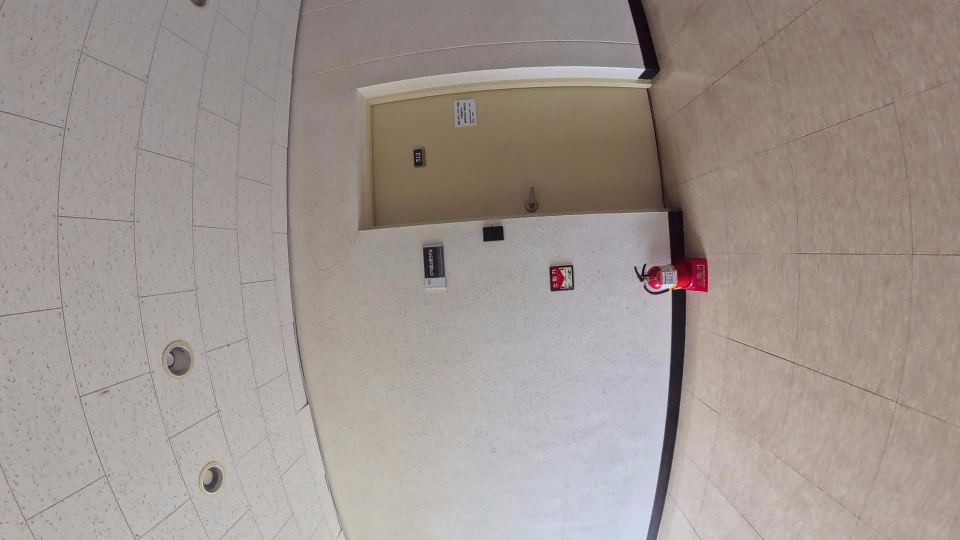
#> input picture calibration/ELP-USB16MP01-BL180-2048x1536/frames_3/frame_0012.jpg, 1920 x 1080 px (shown at 1/2 size)
$ python cameraCalib_ver1.2.py   (older library calls are emulated)
#> lines starting #> are read from the running program, lines starting #| are printed output that depends on the picture
import numpy as np
import cv2
import glob
import matplotlib.pyplot as plt
import pickle
import os

K = [[607.50474652, 0.0, 957.4755321 ],
     [0.0, 607.8220804 , 541.39410119],
     [0.0, 0.0, 1.0]]
D = [-1.76193729e-01, 2.98670897e-02, -4.91100242e-04, 8.09710773e-05, -2.10814274e-03]
img_path = "frames/frame_0008.jpg"

# [84 lines left out: function calibrate_camera_from_chessboard, not called in this run]

# 왜곡 보정 이미지 출력

def undistort_one_image(img_path, K, D, save_path=None, alpha=0.0, scale=1.0):
    """
    단일 이미지 왜곡 보정 후 저장/반환

    Parameters
    ----------
    img_path : str
        입력 이미지 경로
    K : (3,3) or list
        카메라 내부행렬
    D : (5,) or (1,5) or list
        왜곡계수 (k1,k2,p1,p2,k3) - 일반 모델
    save_path : str or None
        저장할 경로 (None이면 'undist_' 접두어로 원본 폴더에 저장)
    alpha : float [0~1]
        0: 크롭(검은 영역 최소) / 1: 전체 시야 유지(검은 영역 많아짐)
    scale : float
        출력 이미지 리사이즈 스케일(1.0=원본)

    Returns
    -------
    undist : np.ndarray
        보정된 이미지 (BGR)
    out_path : str
        저장된 파일 경로
    """
#> called with img_path = 'frames_3/frame_0012.jpg', save_path = 'frames_3/undist/frame_0012.jpg', alpha = 0, scale = 1
    img = cv2.imread(img_path, cv2.IMREAD_COLOR)
#> img is the input picture: shape (1080, 1920, 3); mean B, G, R 144.1, 149.1, 158.7
    if img is None:
        raise FileNotFoundError(img_path)
    h, w = img.shape[:2]
#> h = 1080; w = 1920

    K = np.asarray(K, dtype=np.float64).reshape(3,3)
    D = np.asarray(D, dtype=np.float64).reshape(-1)

    # 새 카메라 행렬 계산 (크롭/시야 보존 정도를 alpha로 제어)
    newK, roi = cv2.getOptimalNewCameraMatrix(K, D, (w, h), alpha, (w, h))
#> roi = (0, 0, 1919, 1079)

    # 맵 생성 후 리맵
    map1, map2 = cv2.initUndistortRectifyMap(
        K, D, R=None, newCameraMatrix=newK,
        size=(w, h), m1type=cv2.CV_16SC2
    )
    undist = cv2.remap(img, map1, map2, interpolation=cv2.INTER_LINEAR)
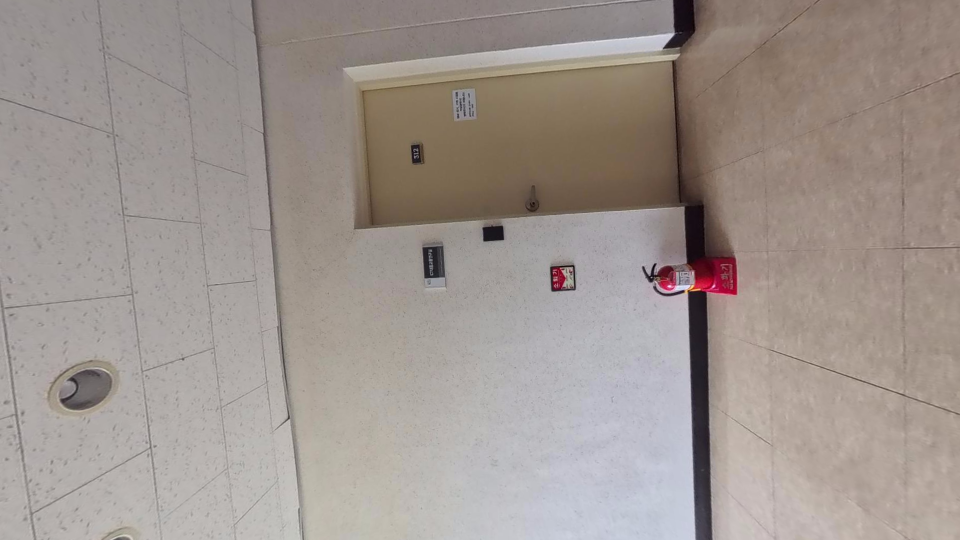
#> undist: shape (1080, 1920, 3) (shown at 1/2 size); mean B, G, R 143.7, 149.1, 158.7

    # 필요 시 스케일 조절
    if scale != 1.0:
        undist = cv2.resize(undist, (int(w*scale), int(h*scale)), interpolation=cv2.INTER_AREA)

    # 저장 경로
    if save_path is None:
        base, name = os.path.split(img_path)
        out_name = "undist_" + name
        save_path = os.path.join(base, out_name)

    cv2.imwrite(save_path, undist)
    return undist, save_path


# calibrate_camera_from_chessboard()

input_dir="frames_3"
output_dir = os.path.join(input_dir, "undist")
os.makedirs(output_dir, exist_ok=True)

images = sorted(glob.glob(os.path.join(input_dir, "*.jpg")))
print(f"[INFO] 총 {len(images)}장의 이미지를 보정합니다.")

for i, img_path in enumerate(images):
    filename = os.path.basename(img_path)
    save_path = os.path.join(output_dir, filename)
    _, out_path = undistort_one_image(img_path, K, D, save_path=save_path, alpha=0.0)
#> out_path = 'frames_3/undist/frame_0012.jpg'
    print(f"[{i+1}/{len(images)}] saved → {out_path}")
#| [1/3] saved → frames_3/undist/frame_0012.jpg
#> pass 2 of the loop `for i, img_path in enumerate(images):`:
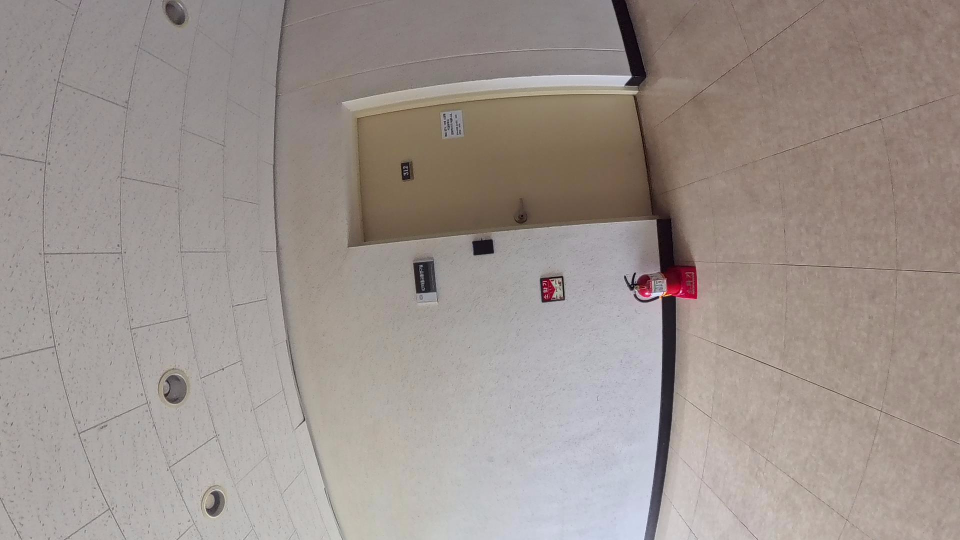
#> input picture calibration/ELP-USB16MP01-BL180-2048x1536/frames_3/frame_0018.jpg, 1920 x 1080 px (shown at 1/2 size)
#> in undistort_one_image, img is the input picture: shape (1080, 1920, 3); mean B, G, R 141.7, 146.8, 156.5
#> in undistort_one_image (call 2), `undist = cv2.remap(img, map1, map2, interpolation=cv2.INTER_LINEAR)`:
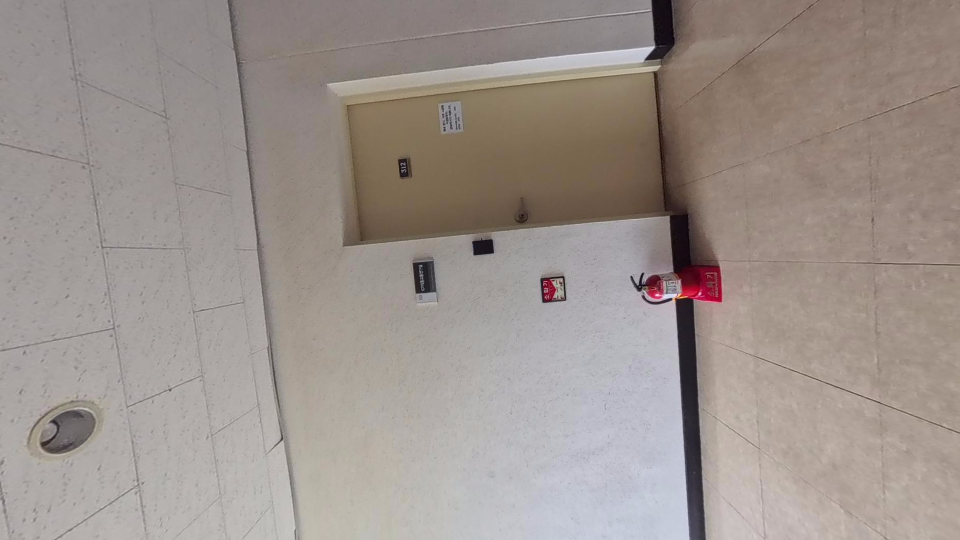
#> undist: shape (1080, 1920, 3) (shown at 1/2 size); mean B, G, R 141.4, 146.9, 156.6
#> out_path = 'frames_3/undist/frame_0018.jpg'
#| [2/3] saved → frames_3/undist/frame_0018.jpg
#> pass 3 of the loop `for i, img_path in enumerate(images):`:
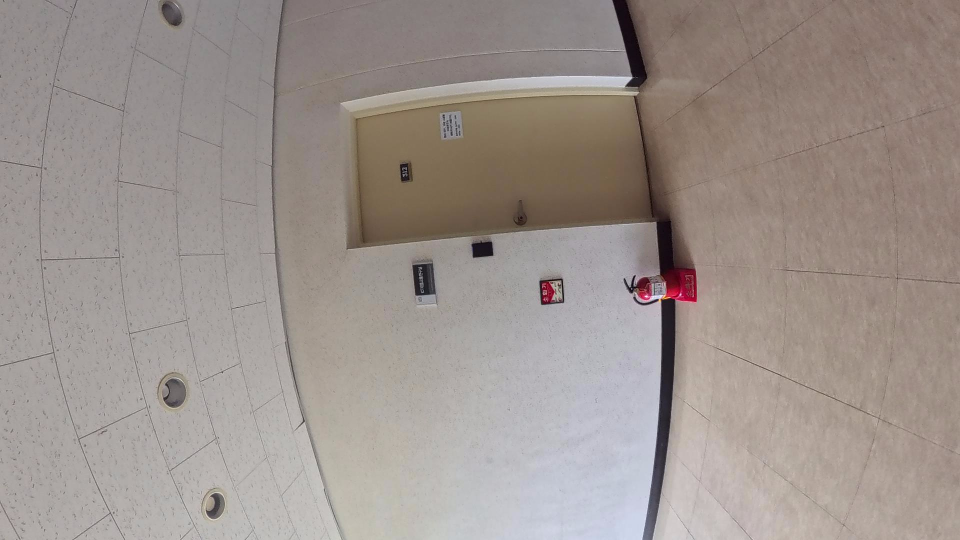
#> input picture calibration/ELP-USB16MP01-BL180-2048x1536/frames_3/frame_0020.jpg, 1920 x 1080 px (shown at 1/2 size)
#> in undistort_one_image, img is the input picture: shape (1080, 1920, 3); mean B, G, R 141.5, 146.7, 156.4
#> in undistort_one_image (call 3), `undist = cv2.remap(img, map1, map2, interpolation=cv2.INTER_LINEAR)`:
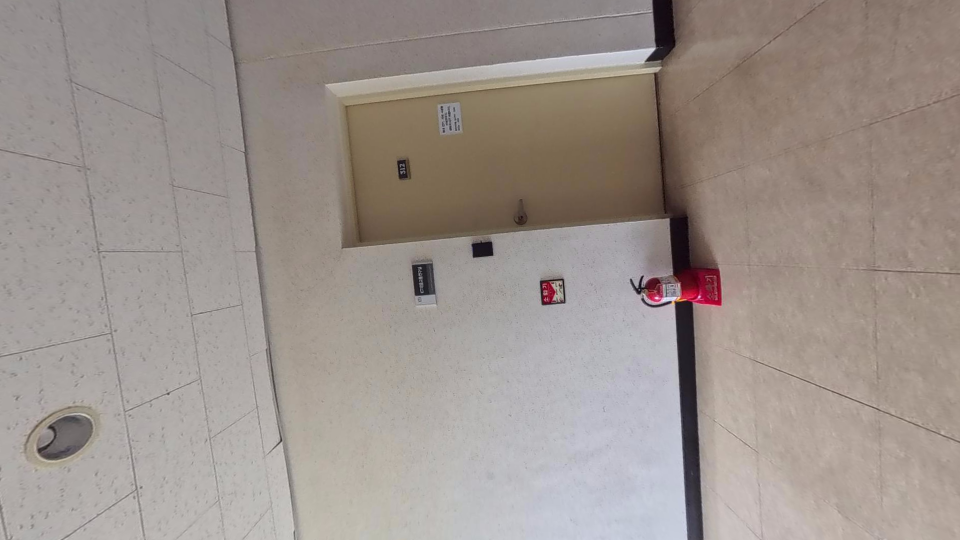
#> undist: shape (1080, 1920, 3) (shown at 1/2 size); mean B, G, R 141.2, 146.8, 156.5
#> out_path = 'frames_3/undist/frame_0020.jpg'
#| [3/3] saved → frames_3/undist/frame_0020.jpg

# _, out_path = undistort_one_image(img_path, K, D, save_path="frames/undist/frame_0008.jpg", alpha=0.0)
print("saved to:", output_dir)
